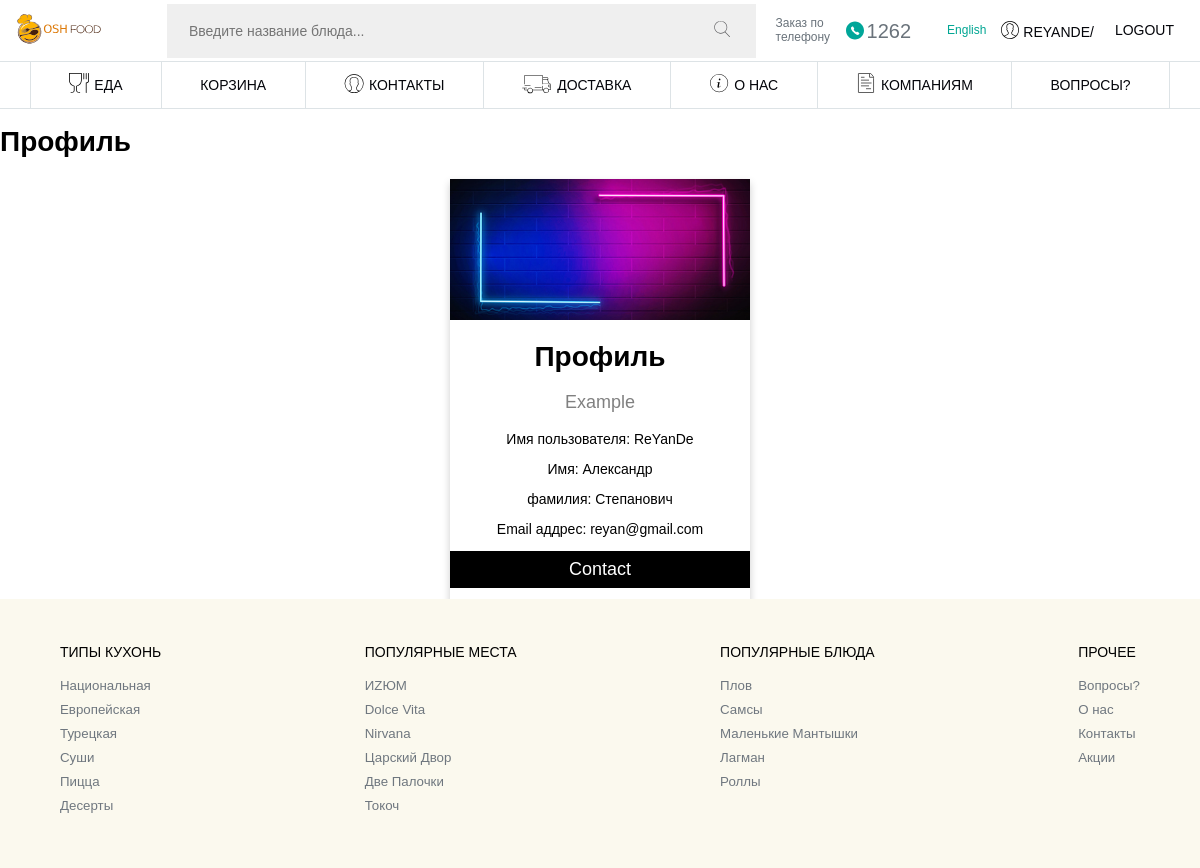
Screenshot of /profile/ (signed in) with the database file from the repository.
### mainPage/models.py (models this page shows, shortened)
class AddProfile(models.Model):
    user = models.OneToOneField(User, on_delete=models.CASCADE)
    first_name = models.CharField(max_length=255)
    last_name = models.CharField(max_length=255)
    img = models.ImageField(upload_to='profile_images/')

### mainPage/views.py (the view)
# urls.py: path('profile/', profile, name='profile'),
@login_required
def profile(request):
    user = request.user
    add_profile_attr, created = AddProfile.objects.get_or_create(user=user)
    if request.method == 'POST':
        form = AddProfileForm(request.POST, request.FILES, instance=add_profile_attr)
        if form.is_valid():
            form.save()
    return render(request, 'mainPage/profile.html', {'user': user, 'add_profile_attr': add_profile_attr})

### mainPage/templates/mainPage/profile.html (shortened to what this page needs)
{% extends 'mainPage/base.html' %}
{% block content %}
<h1>Профиль</h1>
<link rel="stylesheet" href="https://cdnjs.cloudflare.com/ajax/libs/font-awesome/4.7.0/css/font-awesome.min.css">
<div class="card">
   {% if add_profile_attr.img %}
  <img src="{{add_profile_attr.img.url}}" alt="Img" style="width:100%">
  {% else %}
    <a class='profile-a' href="{% url 'mainPage:add_profile' %}">Добавить Аватарку</a>
    {% endif %}
  <h1>Профиль</h1>
  <p class="title">Example</p>
  <p>Имя пользователя: {{user.username}}</p>
   {% if add_profile_attr.first_name %}
  <p>Имя: {{add_profile_attr.first_name}}</p>
  {% else %}
    <a class='profile-a' href="{% url 'mainPage:add_profile' %}">Имя: Добавить имя</a><br><br>
{% endif %}
   {% if add_profile_attr.last_name %}
  <p>фамилия: {{add_profile_attr.last_name}}</p>
  {% else %}
    <a class='profile-a' href="{% url 'mainPage:add_profile' %}">Фамилия: Добавить Фамилию </a><br>
{% endif %}
  <p>Email аддрес: {{user.email}}</p>
  <p><button class="profile-btn" onclick="Logout_to_main()">Contact</button></p>
</div>
{% endblock %}

### mainPage/templates/mainPage/base.html (shortened to what this page needs)
{% load static %}
<!DOCTYPE html>
<html prefix="og: http://ogp.me/ns#" class="no-js notranslate">
<head>
    <link rel="stylesheet" href="{% static 'css/site_new_design_library.css' %}" />
    <link rel="stylesheet" href="{% static 'css/social-likes_birman.css'%}" />
    <link rel="stylesheet" href="{% static 'css/owl.carousel.min.css'%}" />
    <link rel="stylesheet" href="{% static 'css/owl.theme.default.min.css'%}" />
    <link rel="stylesheet" href="{% static 'css/site_new_design.css'%}" />
    <link rel="stylesheet" href="{% static 'css/site_new_design_styles.css'%}" />
</head>
<body>
    <header>
        <section class="header">
            <a href="/?language=ru" class="logo">
                <img src="{% static  '/images/logo.svg' %}" title="OshFood" />
            </a>
            <div class="search">
                <form action="/search?language=ru" method="get">
                    <input type="search" id="query" name="query" placeholder="Введите название блюда..." />
                    <button type="submit">
            </button>
                </form>
            </div>
            <div class="phones">
                <div class="phone-wrap">
                    <div class="phone-wrap--title">Заказ по телефону</div>
                    <a href="tel:1262" class="short-phone">
               1262
                    </a>
                </div>
            </div>
            <a href="/set_language/1?data=0" class="language">
                <object data="/new_design/static/img/icons/icon-en.svg?1681891347" type="image/svg+xml"></object>
                <span>English</span>
            </a>
            <div class="login">
                {% if user.is_authenticated %}
                <button class="btn menu-link" type="button" id="login--button" onclick="profile()">
            <i>{{user.username}}/</i>
          </button>
<button class="btn menu-link" type="button" id="login--button" onclick="Logout()">
              <path
                d="M8 0c-4.414 0-8 3.572-8 7.97 0 2.544 1.204 4.807 3.07 6.267l.28.209.08.06.12.08.26.169.06.04.11.07.21.11.34.179.36.159c1 .429 2.125.687 3.29.687.607 0 1.228-.123 1.82-.309 1.199-.308 2.287-.894 3.2-1.674l.1-.08.06-.05.02-.02.11-.11c1.544-1.454 2.51-3.508 2.51-5.788 0-4.398-3.586-7.97-8-7.97zm0 .638c4.069 0 7.36 3.279 7.36 7.333 0 2.012-.806 3.837-2.12 5.161-.623-.469-1.367-.723-2-.976-.693-.277-1.187-.551-1.34-.917-.034-.415-.032-.742-.03-1.136l.14-.13c.088-.12.172-.268.25-.428.136-.279.235-.614.29-.946.101-.052.207-.064.29-.169.154-.196.263-.475.31-.867.042-.349-.075-.579-.22-.757.156-.506.356-1.323.29-2.162-.036-.458-.154-.915-.43-1.295-.253-.348-.663-.603-1.18-.707-.336-.434-.942-.598-1.64-.598h-.01c-1.495.027-2.449.629-2.86 1.564-.391.89-.303 2.015-.02 3.178-.153.178-.273.417-.23.777.047.392.156.671.31.867.085.108.197.118.3.169.057.333.15.668.29.946.08.16.171.309.26.428l.14.13c.002.393.004.721-.03 1.136-.152.364-.647.63-1.34.907-.638.255-1.391.514-2.02.986-1.314-1.324-2.12-3.149-2.12-5.161 0-4.053 3.291-7.333 7.36-7.333zm-.03 2.042h.01c.644.002 1.061.191 1.18.399l.08.13.15.02c.445.062.7.24.88.488.18.248.28.594.31.976.06.765-.161 1.655-.3 2.072l-.08.249.22.13c-.014-.008.122.084.09.349-.038.313-.112.475-.17.548l-.09.07-.27.02-.03.259c-.03.276-.141.613-.27.877-.065.132-.131.248-.19.329l-.09.11-.17.09v.189c0 .462-.019.84.03 1.375v.04l.02.04c.264.707.991 1.014 1.72 1.305.598.239 1.201.493 1.7.827l-.3.239c-.316.214-.729.465-1.19.697-.449.226-.944.433-1.45.588l-.04.01c-.552.132-1.127.199-1.72.199-.701 0-1.378-.097-2.02-.279-1.028-.317-1.957-.833-2.67-1.455.503-.333 1.11-.587 1.71-.827.729-.291 1.457-.6 1.72-1.305l.01-.04.01-.04c.049-.534.03-.913.03-1.375v-.189l-.17-.09-.1-.11c-.06-.081-.134-.197-.2-.329-.133-.264-.241-.604-.27-.877l-.03-.259-.27-.02-.09-.07c-.058-.073-.132-.235-.17-.548-.032-.265.104-.357.09-.349l.21-.13-.06-.229c-.301-1.155-.353-2.206-.04-2.919.313-.711.949-1.159 2.28-1.186z"
              />
            <i>Logout</i>
          </button>
          {% endif %}
            </div>
        </section>
        <section class="menu">
            <ul class="nav">
                <li>
                    <a class="menu-link" href="{% url 'mainPage:index' %}">
               Еда
                    </a>
                </li>
                <li>
                    <a class="menu-link" href="{% url 'mainPage:view_cart' %}">
                        <span class="menu-link">Корзина</span>
                    </a>
                </li>
                <li>
                    <a class="menu-link" href="/contacts.html?language=ru">
               Контакты
                    </a>
                </li>
                <li>
                    <a class="menu-link" href="/delivery.html?language=ru">
               доставка
                    </a>
                </li>
                <li>
                    <a class="menu-link" href="/about_us.html?language=ru">
               О нас
                    </a>
                </li>
                <li>
                    <a class="menu-link" href="/company.html?language=ru">
               Компаниям
                    </a>
                </li>
                <li>
                    <a class="menu-link" href="/faq.html?language=ru"> Вопросы? </a>
                </li>
            </ul>
        </section>
    </header>
    {% block content %} {% endblock %}
    <footer>
        <section class="food-footer">
            <div class="food-footer--wrap">
                <div class="food-footer--item">
                    <div class="food-footer-item--title">Типы кухонь</div>
                    <ul class="food-footer-menu">
                        <li>
                            <a href="/cafe/national?language=ru">Национальная</a>
                        </li>
                        <li>
                            <a href="/cafe/european?language=ru">Европейская</a>
                        </li>
                        <li>
                            <a href="/cafe/turkish?language=ru">Турецкая</a>
                        </li>
                        <li>
                            <a href="/cafe/sushi?language=ru">Суши</a>
                        </li>
                        <li>
                            <a href="/cafe/pizza?language=ru">Пицца</a>
                        </li>
                        <li>
                            <a href="/cafe/desserts?language=ru">Десерты</a>
                        </li>
                    </ul>
                </div>
                <div class="food-footer--item">
                    <div class="food-footer-item--title">Популярные места</div>
                    <ul class="food-footer-menu">
                        <li><a href="/izum">ИZЮМ</a></li>
                        <li><a href="/dolce-vita">Dolce Vita </a></li>
                        <li><a href="/nirvana">Nirvana</a></li>
                        <li><a href="/carskiy-dvor">Царский Двор</a></li>
                        <li><a href="/dve-palochki">Две Палочки</a></li>
                        <li><a href="/tokoch">Токоч</a></li>
                    </ul>
                </div>
                <div class="food-footer--item">
                    <div class="food-footer-item--title">Популярные блюда</div>
                    <ul class="food-footer-menu">
                        <li>
                            <a href="/search?query=Плов&search-select=dish&language=ru">
                Плов
              </a>
                        </li>
                        <li>
                            <a href="/search?query=Самсы&search-select=dish&language=ru">
                Самсы
              </a>
                        </li>
                        <li>
                            <a href="/search?query=Маленькие Мантышки&search-select=dish&language=ru">
                Маленькие Мантышки
              </a>
                        </li>
                        <li>
                            <a href="/search?query=Лагман&search-select=dish&language=ru">
                Лагман
              </a>
                        </li>
                        <li>
                            <a href="/search?query=Роллы&search-select=dish&language=ru">
                Роллы
              </a>
                        </li>
                    </ul>
                </div>
                <div class="food-footer--item">
                    <div class="food-footer-item--title">Прочее</div>
                    <ul class="food-footer-menu">
                        <li><a href="/faq.html?language=ru">Вопросы?</a></li>
                        <li><a href="/about_us.html?language=ru">О нас</a></li>
                        <li><a href="/contacts.html?language=ru">Контакты</a></li>
                        <li><a href="/bonus?language=ru">Акции</a></li>
                    </ul>
                </div>
            </div>
        </section>
    </footer>

### mainPage/templates/mainPage/base.html (style rules this page uses)
.food-footer .food-footer--wrap .food-footer--item { max-width: 220px; }

### mainPage/templates/mainPage/profile.html (style rules this page uses)
.card { box-shadow: 0 4px 8px 0 rgba(0, 0, 0, 0.2); max-width: 300px; margin: auto; text-align: center; }
.title { color: grey; font-size: 18px; }
.profile-btn { border: none; outline: 0; display: inline-block; padding: 8px; color: white; background-color: #000; text-align: center; cursor: pointer; width: 100%; font-size: 18px; }

### rows the page displays
AddProfile: img (picture), first_name "Александр", last_name "Степанович"

### other values shown
{{ user.username }} "REYANDE"
{{ user.username }} "ReYanDe"
{{ user.email }} "reyan@gmail.com"
